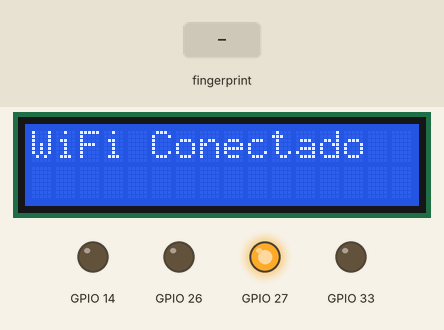
This sketch was run on a simulated ESP32. Parts: 16×2 character LCD, output pins drawn as LEDs (lit = HIGH). Dashed ring = blinking. The test bench sets the inputs (shaded band). WiFi joins after 1.5 s; servers stay silent unless stated; no MQTT or app messages arrive unless stated; what the sketch prints to the serial monitor is not drawn.

Above: at 2.2 s.
At 4.3 s:
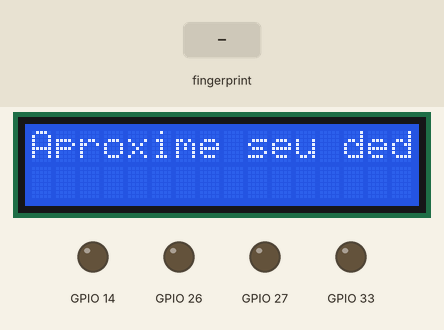
4.4 s: finger stored as number 1 placed on the sensor
At 5.6 s:
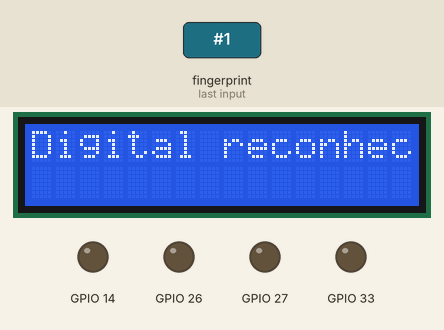
At 6.19 s:
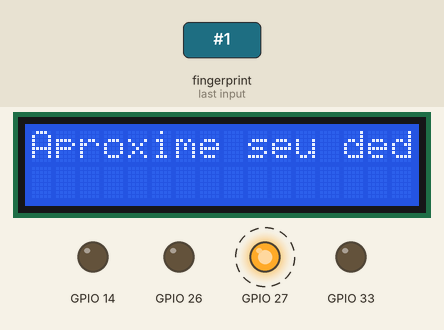
Timing chart, 0 to 13.3 s (numbered marks = the images above; inputs shaded):
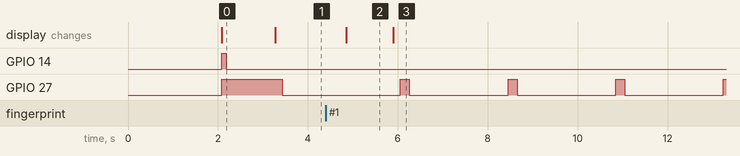

The sketch:

leitura.ino
```cpp
#include <Adafruit_Fingerprint.h>
#include <PubSubClient.h>
#include <WiFi.h>
#include <LiquidCrystal_I2C.h>


// Defina o hardware serial do ESP32 conectado ao sensor de digitais
#define RX_PIN 16 // RX do ESP32 conectado ao TX do sensor
#define TX_PIN 17 // TX do ESP32 conectado ao RX do sensor

HardwareSerial mySerial(1); // Usando Serial1 do ESP32
Adafruit_Fingerprint finger = Adafruit_Fingerprint(&mySerial);


// Inicializando os objetos das classes das bibliotecas
WiFiClient wifiClient;
PubSubClient client(wifiClient);

// Constante das informações para conexão Wi-Fi
const char* ssid = "iPhone";
const char* password = "murilo123";

// Constantes para conexão com o Broker MQTT
const int mqtt_port = 1883;
const char* mqtt_server = "broker.hivemq.com";

// Classe para controle do LED RGB: Permite configurar e alterar as cores do LED
class LedRGB {
private:
    int pinRed, pinGreen, pinBlue;
public:
    // Construtor que define os pinos para cada cor do LED
    LedRGB(int red, int green, int blue) : pinRed(red), pinGreen(green), pinBlue(blue) {}

    // Configura os pinos do LED RGB como saída
    void init() {
        pinMode(pinRed, OUTPUT);
        pinMode(pinGreen, OUTPUT);
        pinMode(pinBlue, OUTPUT);
    }

    // Define a cor do LED RGB ligando ou desligando cada pino
    void setColor(bool red, bool green, bool blue) {
        digitalWrite(pinRed, red ? HIGH : LOW);
        digitalWrite(pinGreen, green ? HIGH : LOW);
        digitalWrite(pinBlue, blue ? HIGH : LOW);
    }
};

// Classe para controle do buzzer: Permite emitir sinais sonoros
class Buzzer {
private:
    int pin;
public:
    // Construtor que define o pino do buzzer
    Buzzer(int pin) : pin(pin) {}

    // Configura o pino do buzzer como saída
    void init() {
        pinMode(pin, OUTPUT);
    }

    // Emite um sinal sonoro com duração configurável
    void beep(int duration = 100) {
        digitalWrite(pin, HIGH);
        delay(duration);
        digitalWrite(pin, LOW);
    }
};

// Classe para controle do display LCD: Gerencia a exibição de mensagens no display, permitindo inicialização e mostrar textos
class LCDDisplay {
private:
    LiquidCrystal_I2C lcd;
public:
    // Construtor que configura o endereço e dimensões do display
    LCDDisplay(uint8_t address, uint8_t cols, uint8_t rows) : lcd(address, cols, rows) {}

    // Inicializa o display LCD com backlight
    void init() {
        lcd.init();
        lcd.backlight();
    }

    // Exibe uma mensagem no display LCD e também no monitor serial
    void showMessage(const char* message) {
        lcd.clear();
        lcd.setCursor(0, 0);
        lcd.print(message);
        Serial.println(message);
    }
};


LCDDisplay display(0x27, 16, 2);
LedRGB led(33, 26, 27);
Buzzer buzzer(14);

// Realiza a conexão com o Wifi
void setupWifi() {


  Serial.println("Conectando ao Wi-Fi...");
  WiFi.begin(ssid, password);
  while (WiFi.status() != WL_CONNECTED) {
    delay(1000);
    Serial.print(".");
  }
  Serial.println("\nWi-Fi conectado!");
  Serial.println("");
  Serial.print("IP address: ");
  Serial.println(WiFi.localIP());
  display.showMessage("WiFi Conectado");
  led.setColor(false, false, true);
  buzzer.beep();
}

// Variável para armazenar o momento inicial
unsigned long startMillis = 0;
// Variável para controlar o estado do LED
bool isLedOn = false;

void ligarLed(const char* cor) {


  led.setColor(false, false, false);
  // Verifica se o LED está ligado
  if (!isLedOn) {
    // Liga o LED
    if (strcmp(cor, "Vermelho") == 0) {
        led.setColor(true, false, false); // Vermelho
    } else if (strcmp(cor, "Verde") == 0) {
        led.setColor(false, true, false); // Verde
    } else if (strcmp(cor, "Azul") == 0) {
        led.setColor(false, false, true); // Azul
    }

    startMillis = millis();          // Armazena o tempo atual
    isLedOn = true;                  // Atualiza o estado do LED
    Serial.println("LED ligado!");
  }

  if (isLedOn && (millis() - startMillis >= 2000)) {
    // Desliga o LED
    led.setColor(false, false, false); // Desliga o LED
    isLedOn = false;                   // Atualiza o estado do LED
    Serial.println("LED desligado!");
  }
}


// Realiza a conexão com o Broker e define o callback
void setupBroker() {
  client.setServer(mqtt_server, mqtt_port);

}

// Cria função de reconexão com o Broker
void reconnect() {
  while (!client.connected()) {
    Serial.print("Tentando conexão com o Broker...");
    if (client.connect("ESP32Client")) {
      Serial.println("Conectado ao Broker!");
      client.subscribe("flask/state");
      client.subscribe("flask/isensor");
    } else {
      Serial.print("Falha ao conectar. Código: ");
      Serial.println(client.state());
      delay(5000);
    }
  }
}

void setup() {
  // Inicializa a comunicação serial para debug
  Serial.begin(115200);
  led.init();        // Inicializa o LED RGB
  buzzer.init();     // Inicializa o buzzer
  display.init();    // Inicializa o display LCD

  setupWifi();
  setupBroker();
  while (!Serial);

  // Inicializa o hardware serial para o sensor de digitais
  mySerial.begin(57600, SERIAL_8N1, RX_PIN, TX_PIN);

  // Inicializa o sensor de digitais
  finger.begin(57600);
  if (finger.verifyPassword()) {
    Serial.println("Sensor de digitais encontrado!");
  } else {
    Serial.println("Falha ao encontrar o sensor de digitais.");
    while (1) { delay(1); } // Trava o programa caso o sensor não seja encontrado
  }
}

void loop() {
  // Verifica a conexão com o MQTT
  if (!client.connected()) {
    reconnect();
  }
  Serial.println("Aproxime seu dedo para verificação...");
  ligarLed("Azul");
  display.showMessage("Aproxime seu dedo para verificação...");

  // Aguarda até que um dedo válido seja detectado
  int p = finger.getImage();
  if (p == FINGERPRINT_NOFINGER) {
    delay(100); // Sem dedo detectado, espera para verificar novamente
    return;
  } else if (p != FINGERPRINT_OK) {
    Serial.println("Erro ao capturar imagem da digital.");
    ligarLed("Vermelho");
    display.showMessage("Erro ao capturar imagem da digital.");
    return;
  }

  // Converte a imagem capturada em características
  p = finger.image2Tz();
  if (p != FINGERPRINT_OK) {
    Serial.println("Erro ao processar a imagem da digital.");
    ligarLed("Vermelho");
    display.showMessage("Erro ao processar a imagem da digital.");
    return;
  }

  // Busca correspondência no banco de dados
  p = finger.fingerFastSearch();
  if (p == FINGERPRINT_OK) {
    // Caso a digital seja encontrada
    Serial.println("Digital reconhecida!");
    Serial.print("ID da digital: "); Serial.println(finger.fingerID);
    Serial.print("Confiança: "); Serial.println(finger.confidence);

    // Ação para digitais reconhecidas
    digitalRecognizedAction();

  } else if (p == FINGERPRINT_NOTFOUND) {
    // Caso a digital não seja encontrada
    Serial.println("Digital não encontrada.");
    ligarLed("Vermelho");
    display.showMessage("Digital não encontrada.");

  } else {
    Serial.println("Erro na leitura da digital.");
    ligarLed("Vermelho");
    display.showMessage("Erro na leitura da digital.");
  }

  delay(1000); // Aguarda um segundo antes de permitir nova leitura
}

void digitalRecognizedAction() {
  Serial.println("Acesso permitido! Executando ação...");
  ligarLed("Verde");
  display.showMessage("Digital reconhecida!");
  // Aqui você pode adicionar ações, como ativar um LED ou abrir uma porta
}
```

Measured:
- after the input at 4.4 s, the display: changes after 0.46 s (image 2)
- by itself, GPIO 27: alternates HIGH for 0.20 s and LOW for 2.2 s
- what the display in image 0 shows lasts 1.2 s, from 2.1 s to 3.3 s
- what the display in image 2 shows lasts 1.0 s, from 4.9 s to 5.9 s
